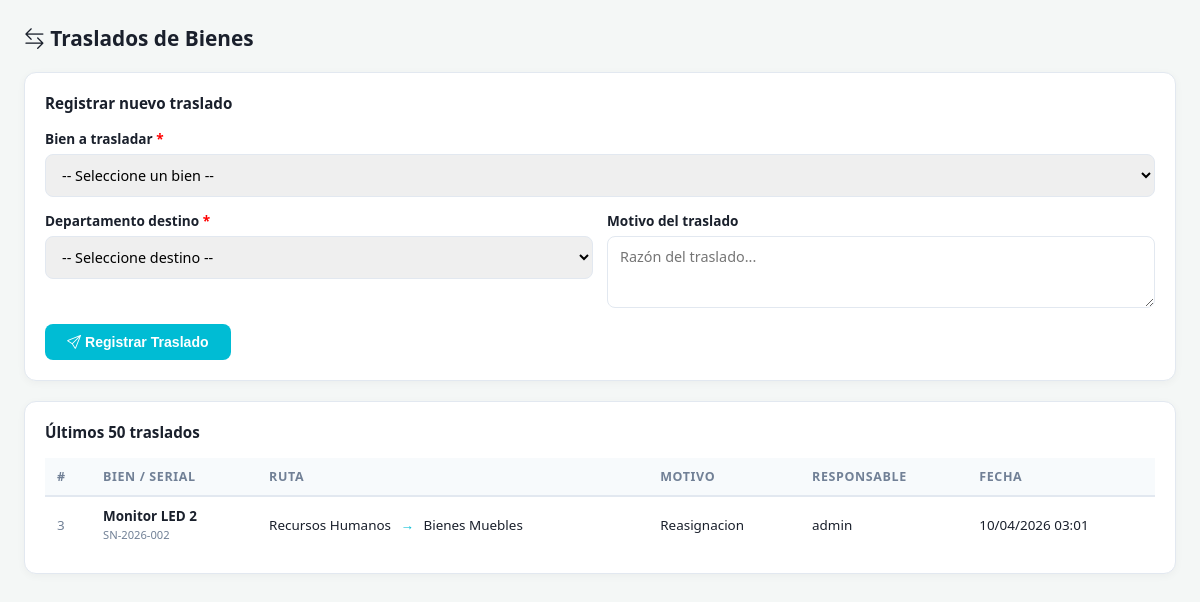
The app's page /formularios/f_movimientos.php (signed in) with its own data.
### tables this page shows
CREATE TABLE `traslados` (
  `id_movimiento` int(11) NOT NULL,
  `id_articulo` int(11) NOT NULL,
  `id_departamento_origen` int(11) NOT NULL,
  `id_departamento_destino` int(11) NOT NULL,
  `fecha_movimiento` timestamp NOT NULL DEFAULT CURRENT_TIMESTAMP,
  `motivo` text,
  `id_usuario_responsable` int(11) NOT NULL
);

CREATE TABLE `bienes` (
  `id_articulo` int(11) NOT NULL,
  `id_categoria` int(11) NOT NULL,
  `id_departamento` int(11) NOT NULL,
  `serial` varchar(100) NOT NULL,
  `nombre` varchar(150) NOT NULL DEFAULT '',
  `especificaciones` longtext,
  `estado` enum('excelente','bueno','regular','malo','baja') NOT NULL DEFAULT 'bueno',
  `fecha_adquisicion` date DEFAULT NULL,
  `valor_adquisicion` decimal(10,2) DEFAULT NULL,
  `moneda` varchar(10) DEFAULT '$',
  `observaciones` text,
  `fecha_registro` timestamp NOT NULL DEFAULT CURRENT_TIMESTAMP,
  `id_usuario_registro` int(11) NOT NULL,
  `activo` tinyint(1) NOT NULL DEFAULT '1'
);

CREATE TABLE `departamentos` (
  `id_departamento` int(11) NOT NULL,
  `nombre_departamento` varchar(100) NOT NULL,
  `descripcion` text,
  `responsable` varchar(100) DEFAULT NULL,
  `activo` tinyint(1) NOT NULL DEFAULT '1'
);

CREATE TABLE `usuarios` (
  `id_usuario` int(11) NOT NULL,
  `nombre_usuario` varchar(50) NOT NULL,
  `contraseña` varchar(255) NOT NULL,
  `nombre_completo` varchar(100) NOT NULL,
  `nivel_acceso` enum('admin','usuario') NOT NULL DEFAULT 'usuario',
  `fecha_creacion` timestamp NOT NULL DEFAULT CURRENT_TIMESTAMP,
  `activo` tinyint(1) NOT NULL DEFAULT '1'
);

### formularios/f_movimientos.php (the view, shortened to what this page needs)
<?php
require '../db.php';
$traslados = $pdo->query("
    SELECT t.id_movimiento, t.fecha_movimiento, t.motivo,
           b.serial, b.nombre AS nombre_bien,
           d1.nombre_departamento AS origen,
           d2.nombre_departamento AS destino,
           u.nombre_completo AS responsable
    FROM   traslados t
    JOIN   bienes b        ON t.id_articulo           = b.id_articulo
    JOIN   departamentos d1 ON t.id_departamento_origen  = d1.id_departamento
    JOIN   departamentos d2 ON t.id_departamento_destino = d2.id_departamento
    JOIN   usuarios u      ON t.id_usuario_responsable  = u.id_usuario
    ORDER  BY t.fecha_movimiento DESC
    LIMIT  50
")->fetchAll(PDO::FETCH_ASSOC);
?>
<!DOCTYPE html>
<html lang="es">
<head>
    <link rel="stylesheet" href="https://cdn.jsdelivr.net/npm/bootstrap-icons@1.11.0/font/bootstrap-icons.css">
</head>
<body>
<h2><i class="bi bi-arrow-left-right"></i> Traslados de Bienes</h2>
<div class="card">
    <h3 style="font-size:.95rem;margin-bottom:16px;">Registrar nuevo traslado</h3>
    <form method="POST" action="../guardar.php">
        <div class="form-grid">
            <div class="form-group full">
                <label>Bien a trasladar <span style="color:red">*</span></label>
                <select name="id_articulo" required>
                    <option value="">-- Seleccione un bien --</option>
                </select>
            </div>
            <div class="form-group">
                <label>Departamento destino <span style="color:red">*</span></label>
                <select name="id_departamento_destino" required>
                    <option value="">-- Seleccione destino --</option>
                </select>
            </div>
            <div class="form-group">
                <label>Motivo del traslado</label>
                <textarea name="motivo" placeholder="Razón del traslado..."></textarea>
            </div>
        </div>
        <div style="margin-top:16px;">
            <button type="submit" class="btn btn-primary"><i class="bi bi-send"></i> Registrar Traslado</button>
        </div>
    </form>
</div>
<div class="card">
    <h3 style="font-size:.95rem;margin-bottom:16px;">Últimos 50 traslados</h3>
    <?php if (empty($traslados)): ?>
        <div class="empty"><i class="bi bi-inbox" style="font-size:1.8rem;"></i><br>Sin traslados registrados.</div>
    <?php else: ?>
    <div style="overflow-x:auto;">
        <table>
            <thead>
                <tr>
                    <th>#</th>
                    <th>Bien / Serial</th>
                    <th>Ruta</th>
                    <th>Motivo</th>
                    <th>Responsable</th>
                    <th>Fecha</th>
                </tr>
            </thead>
            <tbody>
                <?php foreach ($traslados as $t): ?>
                <tr>
                    <td style="color:var(--muted)"><?= $t['id_movimiento'] ?></td>
                    <td>
                        <strong><?= htmlspecialchars($t['nombre_bien']) ?></strong><br>
                        <small style="color:var(--muted)"><?= htmlspecialchars($t['serial']) ?></small>
                    </td>
                    <td>
                        <?= htmlspecialchars($t['origen']) ?>
                        <span class="arrow">→</span>
                        <?= htmlspecialchars($t['destino']) ?>
                    </td>
                    <td><?= htmlspecialchars($t['motivo']) ?></td>
                    <td><?= htmlspecialchars($t['responsable']) ?></td>
                    <td style="white-space:nowrap"><?= date('d/m/Y H:i', strtotime($t['fecha_movimiento'])) ?></td>
                </tr>
                <?php endforeach; ?>
            </tbody>
        </table>
    </div>
    <?php endif; ?>
</div>
</body>
</html>

### formularios/f_movimientos.php (style rules this page uses)
:root { --cyan:#00bcd4;--cyan-d:#0097a7;--border:#e2e8f0;--text:#1a202c;--muted:#718096; }
* { box-sizing:border-box;margin:0;padding:0; }
body { font-family:'Segoe UI',sans-serif;background:#f4f7f6;padding:24px;color:var(--text); }
h2 { font-size:1.3rem;font-weight:700;margin-bottom:20px; }
.card { background:#fff;border-radius:12px;border:1px solid var(--border); padding:20px;margin-bottom:20px;box-shadow:0 2px 8px rgba(0,0,0,.04); }
.form-grid { display:grid;grid-template-columns:1fr 1fr;gap:14px; }
.form-group { display:flex;flex-direction:column;gap:6px; }
.form-group.full { grid-column:1/-1; }
label { font-weight:600;font-size:.85rem; }
select,textarea { padding:10px 12px;border:1px solid var(--border);border-radius:8px; font-size:.9rem;font-family:inherit;width:100%; }
textarea { resize:vertical;min-height:72px; }
.btn { padding:10px 22px;border:none;border-radius:8px;cursor:pointer; font-size:.88rem;font-weight:600; }
.btn-primary { background:var(--cyan);color:#fff; }
table { width:100%;border-collapse:collapse;font-size:.84rem; }
th { background:#f7fafc;padding:10px 12px;text-align:left; border-bottom:2px solid var(--border);font-size:.78rem;text-transform:uppercase; letter-spacing:.05em;color:var(--muted); }
td { padding:10px 12px;border-bottom:1px solid #f0f4f8;vertical-align:middle; }
tr:last-child td { border-bottom:none; }
.arrow { color:var(--cyan);font-weight:700;padding:0 6px; }

### records on screen
traslados: id_movimiento "3", id_articulo.nombre "Monitor LED 2", id_articulo.serial "SN-2026-002", id_departamento_origen.nombre_departamento "Recursos Humanos", id_departamento_destino.nombre_departamento "Bienes Muebles", motivo "Reasignacion", id_usuario_responsable.nombre_completo "admin", fecha_movimiento "10/04/2026 03:01"
